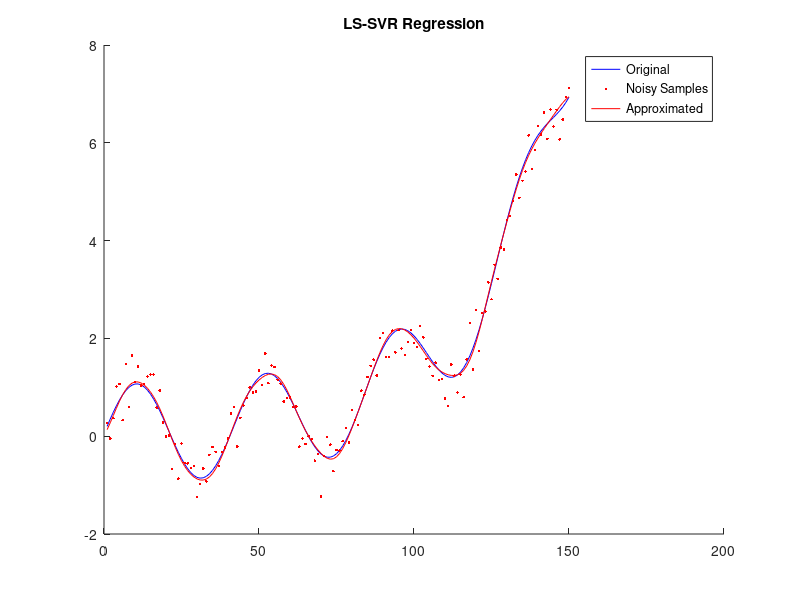

Here is the MATLAB script that generated this plot:
%% Application of SUPPORT VECTOR REGRESSION to estimate a non linear function
% Least Squares Support Vector Regression method
clc;
clear all;
close all;
%% Input and Output definition
% Define the input range x.
x = [1:150]'; 
x_lenght=length(x);

%Define the original function to be estimated
y_orig=sin(0.15*x)+0.05*exp(x/30);

%Define the original function affected by noise that will generate the
%samples
y_noise=y_orig+0.3*randn(x_lenght,1);

% Define the training data for x
xs = [1:0.1:150]';
xs_lenght=length(xs);

% Define the training data for y
y_train=sin(0.15*xs)+0.05*exp(xs/30)+0.3*randn(xs_lenght,1);

% Create an empty vector to hold the approximate function values.
ys = zeros(size(x));

%% Start the Learning Algorithm, LEAST SQUARES-SVR

A=zeros(xs_lenght,xs_lenght); % initialize matrix A
C=100; %Parameter defined to avoid overfitting
g=0.01;%Radial Basis Functon learning parameter, is equal to 1/2sigma^2

%Radial Basis function
for i=1:xs_lenght
    for j=1:xs_lenght
        A(i,j)=exp(-g*(xs(i,1)-xs(j,1))^2);
        if i==j
            A(i,j)= A(i,j)+1/C;
        end
    end
end

O=[0, ones(1,xs_lenght);
        ones(xs_lenght,1), A];

b=zeros(xs_lenght+1,1);
c=zeros(xs_lenght+1,1);

 for f=1:xs_lenght
     c(f+1,1)=y_train(f,1);
 end 

b=inv(O)*c; %it contains LaGrange multipliers and bias

% For convenience, we separate the LaGrange Multipliers and the Bias term

%Bias term
bias=b(1,1);

%Define LaGrange Multipliers alfa
alfa=zeros(x_lenght,1); 

for i=1:xs_lenght
    alfa(i,1)=b(i+1,1); 
end

q=zeros(xs_lenght,1);% Storage variable

for j=1:x_lenght
   
 for i=1:xs_lenght
    
     q(i,1)=alfa(i,1).*exp(-g*(x(j,1)-xs(i,1))^2);
   
 end
     ys(j,1)=sum(q)+bias;
end


%% show the result
figure(1);
hold on; 

% Plot the original function as a blue line.
plot(x, y_orig,'color','blue');

% Plot the noisy data as red poinyts
plot(x, y_noise, '.','color','red');

% Plot the approximated function as a red line.
plot(x, ys,'color','red');

legend('Original', 'Noisy Samples', 'Approximated');
title('LS-SVR Regression');
